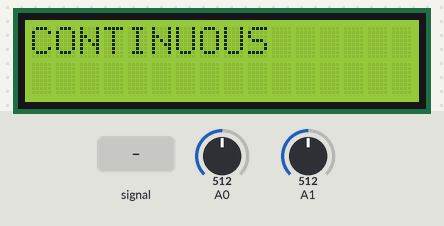
The sketch below on a simulated Arduino Uno, built with avr-gcc and run on an emulated ATmega328P. Shown: 16×2 character LCD. The test bench sets the inputs (shaded band); at power-on: A1 = 512, A0 = 512.

Above: at 1.2 s.
1.3 s: A1 set to 792
4.3 s: A1 set to 807
At 5.8 s:
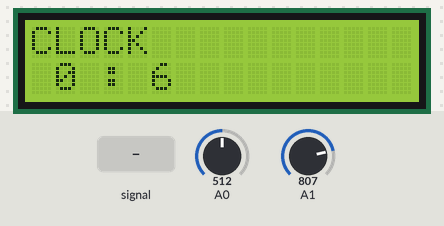
7.3 s: A1 fed a 200 Hz sine of ±81 counts around its level
At 7.9 s:
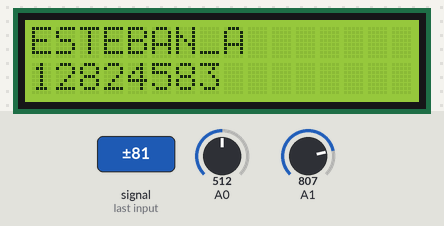
8.8 s: A1 set to 0
At 14.8 s:
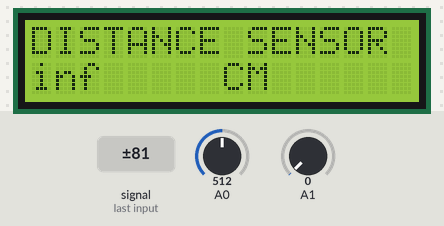
Timing chart, 0 to 16.3 s (numbered marks = the images above; inputs shaded):
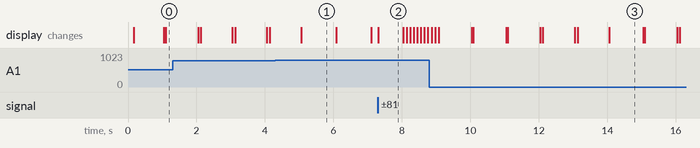

The sketch:

ASSIGMENT_V6.ino
```cpp
#include <LiquidCrystal.h>
LiquidCrystal lcd(8, 9, 4, 5, 6, 7);

#define btnRIGHT  0
#define btnUP     1
#define btnDOWN   2
#define btnLEFT   3
#define btnSELECT 4
#define btnNONE   5
#define IR 1
 double sensor, inches, cm ;

int LCD_mode = 0;
int lcd_key=0;
int adc_key_in  = 0;
long lastDebounceTime = 0;  // the last time the output pin was toggled
long debounceDelay = 0.1;    // the debounce time
volatile unsigned int  seconds;
volatile unsigned int minutes;


void setup() {
  // put your setup code here, to run once:
 lcd.begin(16, 2);              // start the library
ADMUX |=(1<<REFS0);
 ADMUX &=~(1<<REFS1);
 ADMUX &=~(1<<ADLAR);
ADCSRA |=(1<<ADEN)|  (1<<ADSC)|(1<<ADPS2)|(1<<ADPS1)|(1<<ADPS0);
ADCSRA |=(1<<ADIE);

//timer 1 setup
  cli();          // disable global interrupts
  TCCR1A = 0;     // set entire TCCR1A register to 0
  TCCR1B = 0;     // same for TCCR1B
 OCR1A = 15624;
  // turn on CTC mode:
  TCCR1B |= (1 << WGM12);
  // Set CS10 and CS12 bits for 1024 prescaler:
  TCCR1B |= (1 << CS10);
  TCCR1B |= (1 << CS12);
  // enable timer compare interrupt:
  TIMSK1 |= (1 << OCIE1A);
  sei();          // enable global interrupts

ADCSRA|=(1<<ADSC);
}

void update_clock(){
 seconds++;
 if (seconds==60){
  seconds=0;
  minutes++;
  lcd.clear();
 }

 }


int read_lcd_buttons(){

ADMUX  &=~(1<<MUX0);    //<----Set Multiplexor Value to pin A0
 ADMUX  &=~(1<<MUX1);
 ADMUX  &=~(1<<MUX2);
 ADMUX  &=~(1<<MUX3);
 ADCSRA |=(1<<ADSC);      //<---- Start ADC conversion bit
  while(ADCSRA!=ADCSRA &~(1<<ADIF)) //<---- Create a condition that waits for ADC conversion interrupt flag
    ADCSRA &=~(1<<ADIF);

    delay(200);
    return ADC;

}
void distance(){


ADMUX  |=(1<<MUX0);    //<----Set Multiplexor Value to pin A0
 ADMUX  &=~(1<<MUX1);
 ADMUX  &=~(1<<MUX2);
 ADMUX  &=~(1<<MUX3);
 ADCSRA |=(1<<ADSC);
  while(ADCSRA!=ADCSRA &~(1<<ADIF)) //<---- Create a condition that waits for ADC conversion interrupt flag
  ADCSRA &=~(1<<ADIF);
sensor= ADC;
inches= 4192.936 * pow(sensor,-0.935)-3.937;
cm= 10650.08 *pow(sensor,-0.935)-10;
delay(100);


}


void toggleMode(){
  adc_key_in =ADC;
  if(adc_key_in < 800){ //select key ADC value
    if ((seconds - lastDebounceTime) > debounceDelay) { //d
      if(LCD_mode < 5){
        lcd.clear();
        LCD_mode++;
      }
      else{
        lcd.clear();
        LCD_mode = 0;
      }
      lastDebounceTime = seconds;
    }
}
}

void loop() {
  toggleMode();
  lcd.setCursor(0,0);
distance();


  switch(LCD_mode){
  case 0:
    {


lcd.setCursor(0,0);
lcd.print("CLOCK");
lcd.setCursor(1,1);
lcd.print (minutes);
lcd.setCursor(3,1);
lcd.print(":");
lcd.setCursor(5,1);
lcd.print(seconds);
    break;
    }

  case 1:
    {
     lcd.setCursor (0,0);
    lcd.print("ESTEBAN_A");
    lcd.setCursor(0,1);
    lcd.print("12824583");
    break;
    }

  case 2:
    {
    lcd.print("DISTANCE SENSOR");
    lcd.setCursor(8,1);
    lcd.print("CM");
    lcd.setCursor(0,1);
    lcd.print(cm);

    break;
    }

  case 3:
    {
    lcd.print("CONTINUOUS");
    break;
    }

  case 4:
    {
    lcd.print("STEP");
    break;
    }

  case 5:
    {
    lcd.print("LINK");
    break;
    }
 }
}

ISR(TIMER1_COMPA_vect){
  update_clock();


}
ISR(ADC_vect){
uint16_t result =ADC;
switch(ADMUX){

case 0xC0:
read_lcd_buttons();

ADMUX=0xC1;


break;


case 0xC1 :

distance();

ADMUX=0xC0;
break;

default:
toggleMode();

break;


}


ADCSRA|= (1<<ADSC);

}
```

Measured:
- the behaviour switches between 799 and 800 on A1 (found by bisection; images 0 and 1)
- after the input at 7.3 s, the display: changes at once (image 2)
- after the input at 8.8 s, the display: first differs from a run without the input after 0.17 s (image 3 shows a later state)
- what the display in image 1 shows lasts 1.0 s, from 5.1 s to 6.1 s
- what the display in image 2 shows lasts 0.7 s, from 7.3 s to 8.0 s
